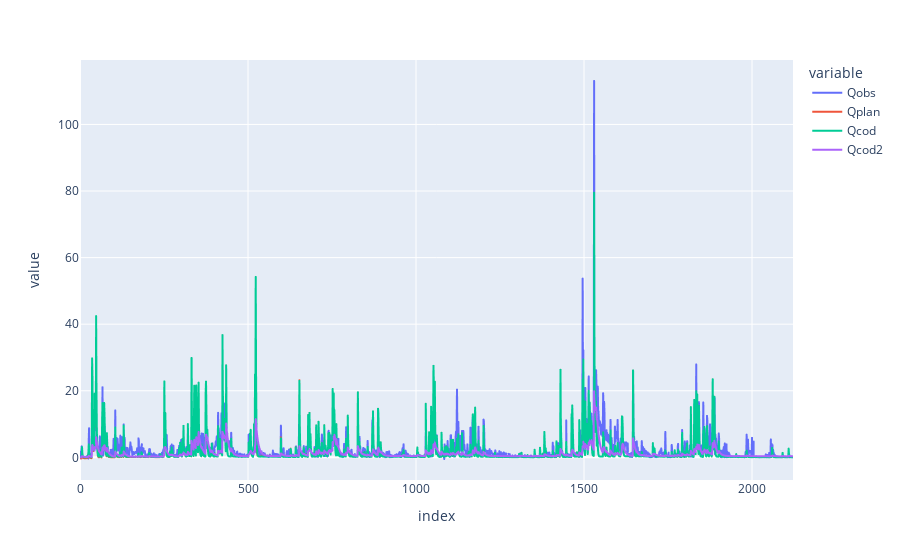

The cell this chart's notebook holds for it:
### Code cell
df.filter(items=['Qobs', 'Qplan', 'Qcod', 'Qcod2']).plot()

### Figure 1 — Plotly figure (JSON) as saved in the notebook; plotly's stock layout.template omitted (floating-point values rounded to 4 significant figures; data arrays with more than 128 entries replaced by an {"elided": "..."} marker saying what was removed)
{"data": [{"hovertemplate": "variable=Qobs<br>index=%{x}<br>value=%{y}<extra></extra>", "legendgroup": "Qobs", "line": {"color": "#636efa", "dash": "solid"}, "marker": {"symbol": "circle"}, "mode": "lines", "name": "Qobs", "showlegend": true, "type": "scattergl", "x": {"elided": "2123 int values"}, "xaxis": "x", "y": {"elided": "2123 float values"}, "yaxis": "y"}, {"hovertemplate": "variable=Qplan<br>index=%{x}<br>value=%{y}<extra></extra>", "legendgroup": "Qplan", "line": {"color": "#EF553B", "dash": "solid"}, "marker": {"symbol": "circle"}, "mode": "lines", "name": "Qplan", "showlegend": true, "type": "scattergl", "x": {"elided": "2123 int values"}, "xaxis": "x", "y": {"elided": "2123 float values"}, "yaxis": "y"}, {"hovertemplate": "variable=Qcod<br>index=%{x}<br>value=%{y}<extra></extra>", "legendgroup": "Qcod", "line": {"color": "#00cc96", "dash": "solid"}, "marker": {"symbol": "circle"}, "mode": "lines", "name": "Qcod", "showlegend": true, "type": "scattergl", "x": {"elided": "2123 int values"}, "xaxis": "x", "y": {"elided": "2123 float values"}, "yaxis": "y"}, {"hovertemplate": "variable=Qcod2<br>index=%{x}<br>value=%{y}<extra></extra>", "legendgroup": "Qcod2", "line": {"color": "#ab63fa", "dash": "solid"}, "marker": {"symbol": "circle"}, "mode": "lines", "name": "Qcod2", "showlegend": true, "type": "scattergl", "x": {"elided": "2123 int values"}, "xaxis": "x", "y": {"elided": "2123 float values"}, "yaxis": "y"}], "layout": {"legend": {"title": {"text": "variable"}, "tracegroupgap": 0}, "margin": {"t": 60}, "xaxis": {"anchor": "y", "domain": [0, 1], "title": {"text": "index"}}, "yaxis": {"anchor": "x", "domain": [0, 1], "title": {"text": "value"}}}}
